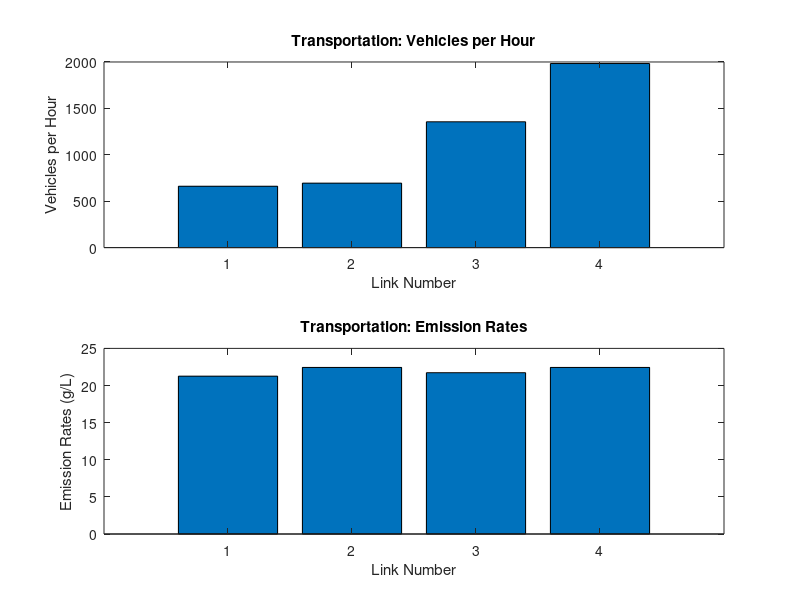

This chart was generated by the following MATLAB code:
%Julie Harrow
%1.020 PSet4:  Problem #1a:  Transportation Network

%%Inputs

links = 1:4;  % number of links in network
nodes = 1:3;  % number of nodes in network
linklength = [80 60 100 120];  % list of link lengths
t_0 = [0.2 0.1 0.3 0.4];  % intercepts of linear time function
alpha = [0.003 0.003 0.003 0.002];  % slopes of linear time function
x_in = 4000;  %veh/hr
x_out = x_in;  %veh/hr


%%Matrix of Equations

A(1,[1,5]) = [1,-alpha(1)];
A(2,[2,6]) = [1,-alpha(2)];
A(3,[3,7]) = [1,-alpha(3)];
A(4,[4,8]) = [1,-alpha(4)];
A(5,[5,7,8]) = [1,1,1];
A(6,[1,2]) = [-1,1];
A(7,[1,2,4]) = [1,1,-1];
A(8,[3,4]) = [1,-1];

%%Column of Constants 

b = [t_0(1); t_0(2); t_0(3); t_0(4); x_in; 0; 0; 0];

%%Solutions
 
x = A\b;

t_1 = x(1); 
t_2 = x(2);
t_3 = x(3);
t_4 = x(4);
x_1 = x(5);
x_2 = x(6);
x_3 = x(7);
x_4 = x(8);


%%Compute Velocity of 4 Links

vel(1) = linklength(1) / t_1;
vel(2) = linklength(2) / t_2;
vel(3) = linklength(3) / t_3;
vel(4) = linklength(4) / t_4;

%Interpolation
CO = [6 18; 16 20; 24 22; 32 23; 40 20; 48 18; 56 15;...
    64 14; 72 12; 80 8; 89 5; 97 10; 105 15];

%%Compute Emission Rates of 4 Links

emission(1)=interp1(CO(:,1),CO(:,2),vel(1));
emission(2)=interp1(CO(:,1),CO(:,2),vel(2));
emission(3)=interp1(CO(:,1),CO(:,2),vel(3));
emission(4)=interp1(CO(:,1),CO(:,2),vel(4));

%%Two bar charts

subplot(2,1,1)
bar(links,[x_1,x_2,x_3,x_4])
xlabel('Link Number')
ylabel('Vehicles per Hour')
title('Transportation: Vehicles per Hour')

subplot(2,1,2)
bar(links,emission)
xlabel('Link Number')
ylabel('Emission Rates (g/L)')
title('Transportation: Emission Rates')